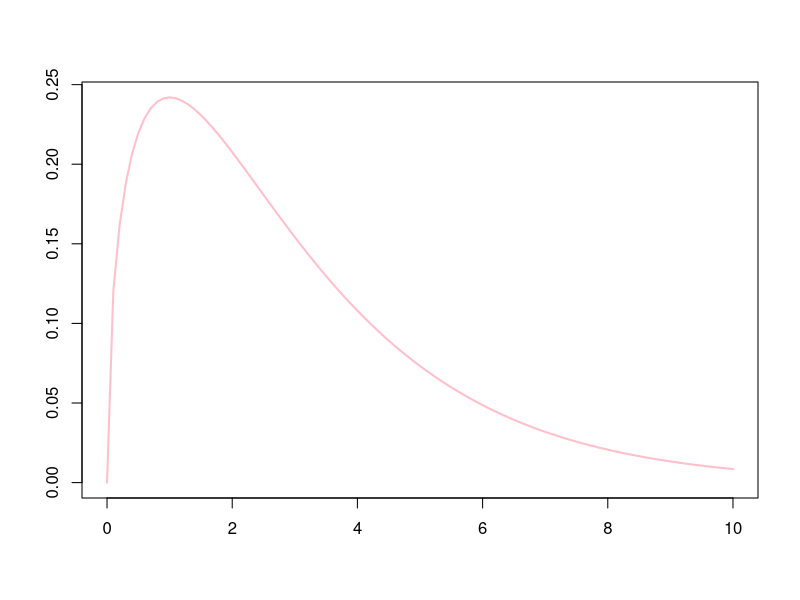
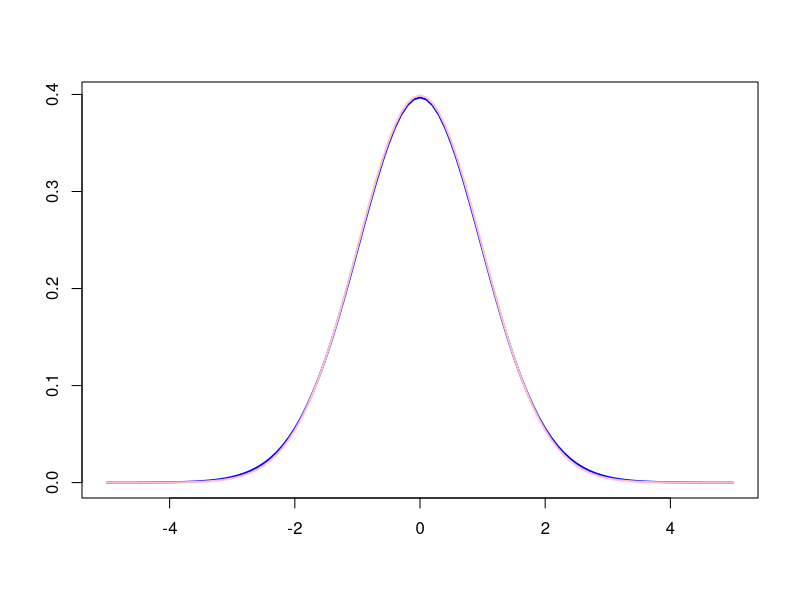

Recreate these plots in R, in order.
# X^2 raspodela
# pomocne funkcije: rchisq, qchisq, dchisq

# kriva gustine sa 3 stepena slobode:
curve(dchisq(x, df = 3), lwd = 2, col = "pink",
      xlim = c(0, 10), xlab = "", ylab = "", main = "")

######################################################

# Studentova raspodela
# pomocne funkcije: rt, pt, qt, dt

# kriva gustine sa 50 stepeni slobode u poredjenu
# sa standardnom normalnom raspodelom
curve(dt(x, df = 50), lwd = 2, col = "blue", xlim = c(-5, 5),
      xlab = "", ylab = "", main = "")
curve(dnorm(x), lwd = 2, col = "pink", xlim = c(-5, 5),
      xlab = "", ylab = "", main = "", add = TRUE)